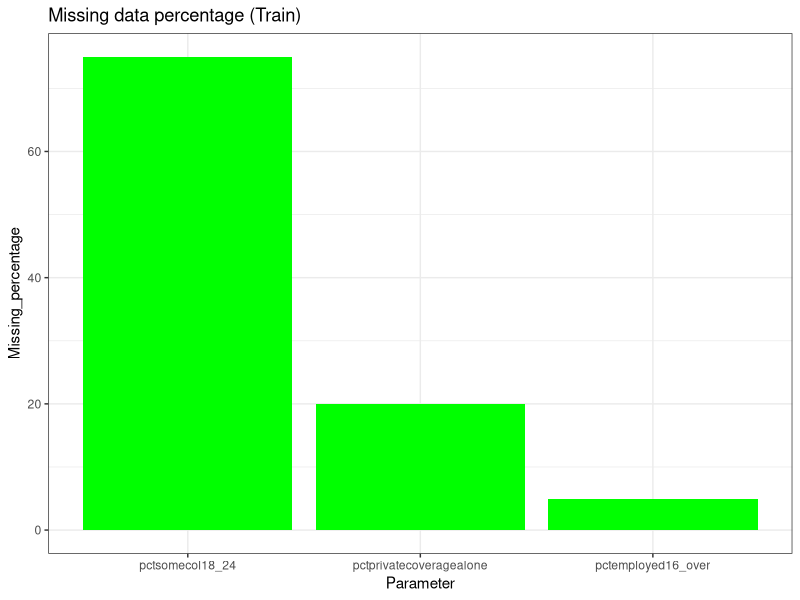

Source code (R):
library(ggplot2)



cancer_data = read.csv('cancer_reg.csv')




##################################Missing Values Analysis###############################################
missing_val = data.frame(apply(cancer_data,2,function(x){sum(is.na(x))}))
missing_val$Columns = row.names(missing_val)
names(missing_val)[1] =  "Missing_percentage"
missing_val$Missing_percentage = (missing_val$Missing_percentage/nrow(cancer_data)) * 100
missing_val = missing_val[order(-missing_val$Missing_percentage),]
row.names(missing_val) = NULL
missing_val = missing_val[,c(2,1)]
write.csv(missing_val, "Missing_perc.csv", row.names = F)

ggplot(data = missing_val[1:3,], aes(x=reorder(Columns, -Missing_percentage),y = Missing_percentage))+
   geom_bar(stat = "identity",fill = "green")+xlab("Parameter")+
   ggtitle("Missing data percentage (Train)") + theme_bw()


#Removed the variable with maximum missing values
cancer_data_without_17 = cancer_data[,-17]
